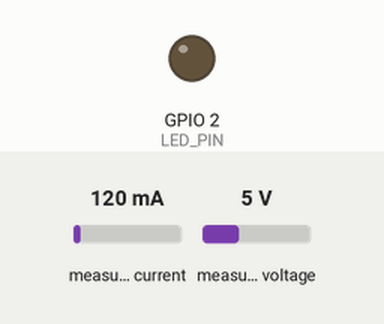
The sketch below on a simulated ESP32. Shown: output pins drawn as LEDs (lit = HIGH). The test bench sets the inputs (shaded band); at power-on: measured current 120 mA, measured voltage 5 V. WiFi joins after 1.5 s; servers stay silent unless stated; no MQTT or app messages arrive unless stated; what the sketch prints to the serial monitor is not drawn.

Above: at 0.2 s.
At 5.1 s:
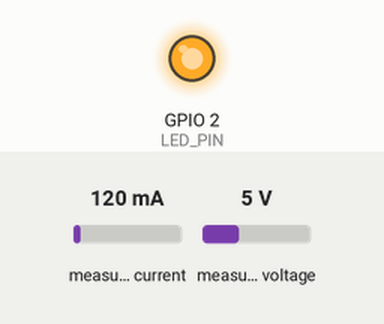
Timing chart, 0 to 6.6 s (numbered marks = the images above):
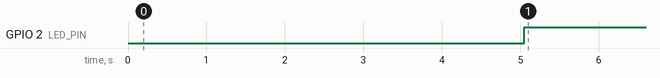

Measured:
- by itself, GPIO 2 (LED_PIN): LOW → HIGH at 5.1 s

The sketch:

pzemeter.ino
```cpp
// =====================================================================
// pzemeter.ino - Firmware ESP32 DevKit V1 + PZEM-004T v3/v4
// Fungsi : Baca 6 parameter listrik -> publish JSON ke MQTT
// Style  : Arduino IDE, prosedural, non-blocking (millis)
//
// LIBRARY YANG DIBUTUHKAN (install via Library Manager Arduino IDE):
//   - "PZEM004Tv30" by Jakub Mandula   (kompatibel v3 & v4 modbus)
//   - "PubSubClient" by Nick O'Leary   (MQTT)
//   - "ArduinoJson"  by Benoit Blanchon (v6.x)
//   - WiFi.h          (bawaan core ESP32)
//
// Board: "ESP32 Dev Module" (install ESP32 by Espressif Systems)
// =====================================================================

#include <WiFi.h>
#include <PubSubClient.h>
#include <ArduinoJson.h>
#include <PZEM004Tv30.h>
#include "config.h"

// ---------- Deklarasi Pin (UART2 hardware serial ESP32) ----------
#define PZEM_RX_PIN   16   // RX ESP32 <- TX PZEM
#define PZEM_TX_PIN   17   // TX ESP32 -> RX PZEM
#define LED_PIN        2   // LED onboard untuk indikator status

// ---------- Objek global ----------
// PZEM memakai Serial2 (UART2) ESP32
PZEM004Tv30 pzem(Serial2, PZEM_RX_PIN, PZEM_TX_PIN);

WiFiClient   espClient;
PubSubClient mqtt(espClient);

// ---------- Variabel waktu (non-blocking) ----------
unsigned long lastPublish    = 0;
unsigned long lastReconnect  = 0;
const unsigned long RECONNECT_INTERVAL_MS = 5000UL;

// =====================================================================
// SETUP
// =====================================================================
void setup() {
  Serial.begin(115200);
  delay(100);
  Serial.println();
  Serial.println("=== PZEMETER ESP32 BOOTING ===");

  pinMode(LED_PIN, OUTPUT);
  digitalWrite(LED_PIN, LOW);

  // UART2 untuk PZEM
  Serial2.begin(9600, SERIAL_8N1, PZEM_RX_PIN, PZEM_TX_PIN);

  connectWiFi();

  mqtt.setServer(MQTT_HOST, MQTT_PORT);
  mqtt.setBufferSize(512); // payload JSON bisa > default 256 byte
}

// =====================================================================
// LOOP
// =====================================================================
void loop() {
  // Jaga koneksi WiFi
  if (WiFi.status() != WL_CONNECTED) {
    connectWiFi();
  }

  // Jaga koneksi MQTT (non-blocking reconnect)
  if (!mqtt.connected()) {
    unsigned long now = millis();
    if (now - lastReconnect >= RECONNECT_INTERVAL_MS) {
      lastReconnect = now;
      connectMQTT();
    }
  } else {
    mqtt.loop();
  }

  // Publish data sesuai interval
  unsigned long now = millis();
  if (now - lastPublish >= PUBLISH_INTERVAL_MS) {
    lastPublish = now;
    readAndPublish();
  }
}

// =====================================================================
// WiFi
// =====================================================================
void connectWiFi() {
  if (WiFi.status() == WL_CONNECTED) return;

  Serial.print("WiFi: connecting to ");
  Serial.println(WIFI_SSID);

  WiFi.mode(WIFI_STA);
  WiFi.begin(WIFI_SSID, WIFI_PASSWORD);

  unsigned long start = millis();
  while (WiFi.status() != WL_CONNECTED && millis() - start < 15000UL) {
    delay(500);
    Serial.print(".");
  }

  if (WiFi.status() == WL_CONNECTED) {
    Serial.println();
    Serial.print("WiFi Connected. IP: ");
    Serial.println(WiFi.localIP());
  } else {
    Serial.println();
    Serial.println("WiFi FAILED (akan retry di loop)");
  }
}

// =====================================================================
// MQTT
// =====================================================================
void connectMQTT() {
  Serial.print("MQTT: connecting to ");
  Serial.print(MQTT_HOST);
  Serial.print(":");
  Serial.println(MQTT_PORT);

  bool ok;
  // LWT: broker akan kirim "offline" ke topic status bila device putus
  if (strlen(MQTT_USER) > 0) {
    ok = mqtt.connect(DEVICE_ID, MQTT_USER, MQTT_PASS,
                      MQTT_TOPIC_STATUS, 1, true, "offline");
  } else {
    ok = mqtt.connect(DEVICE_ID, NULL, NULL,
                      MQTT_TOPIC_STATUS, 1, true, "offline");
  }

  if (ok) {
    Serial.println("MQTT Connected");
    mqtt.publish(MQTT_TOPIC_STATUS, "online", true); // retained
    digitalWrite(LED_PIN, HIGH);
  } else {
    Serial.print("MQTT FAILED, rc=");
    Serial.println(mqtt.state());
    digitalWrite(LED_PIN, LOW);
  }
}

// =====================================================================
// Baca PZEM + Publish JSON
// =====================================================================
void readAndPublish() {
  float voltage   = pzem.voltage();
  float current   = pzem.current();
  float power     = pzem.power();
  float energy    = pzem.energy();
  float frequency = pzem.frequency();
  float pf        = pzem.pf();

  // PZEM gagal baca -> hasil NaN
  if (isnan(voltage) || isnan(current) || isnan(power) ||
      isnan(energy)  || isnan(frequency) || isnan(pf)) {
    Serial.println("PZEM: gagal baca sensor (NaN). Cek wiring TTL & beban.");
    return;
  }

  Serial.printf("V=%.1f A=%.3f W=%.1f kWh=%.3f Hz=%.1f PF=%.2f\n",
                voltage, current, power, energy, frequency, pf);

  // Susun JSON (ArduinoJson v6)
  StaticJsonDocument<256> doc;
  doc["device"]    = DEVICE_ID;
  doc["voltage"]   = voltage;
  doc["current"]   = current;
  doc["power"]     = power;
  doc["energy"]    = energy;
  doc["frequency"] = frequency;
  doc["pf"]        = pf;

  char payload[256];
  size_t n = serializeJson(doc, payload);

  if (mqtt.connected()) {
    if (mqtt.publish(MQTT_TOPIC_DATA, payload, n)) {
      Serial.print("MQTT Published -> ");
      Serial.println(MQTT_TOPIC_DATA);
    } else {
      Serial.println("MQTT publish GAGAL");
    }
  } else {
    Serial.println("MQTT belum connect, data dilewati");
  }
}
```

config.example.h
```cpp
// =====================================================================
// config.example.h - TEMPLATE konfigurasi.
// Salin file ini menjadi "config.h" lalu isi nilai aslinya.
//   (config.h asli di-ignore git agar kredensial tidak ter-commit)
// (Token Telegram TIDAK disimpan di sini - dikirim dari sisi backend)
// =====================================================================
#ifndef CONFIG_H
#define CONFIG_H

// ---------- WiFi ----------
#define WIFI_SSID       "GANTI_NAMA_WIFI"
#define WIFI_PASSWORD   "GANTI_PASSWORD_WIFI"

// ---------- MQTT Broker ----------
#define MQTT_HOST       "broker.avisha.id"
#define MQTT_PORT       1883
// Kosongkan ("") bila broker tidak butuh autentikasi
#define MQTT_USER       "GANTI_USER_MQTT"
#define MQTT_PASS       "GANTI_PASS_MQTT"

// ID unik perangkat. Dipakai sbg MQTT client id + label "device" di payload JSON.
#define DEVICE_ID       "pzemeter-01"

// PENTING: broker membatasi setiap user pada topic "username/#".
// Jadi SEMUA topic WAJIB diawali prefix username (mis. "barka/").
#define MQTT_TOPIC_DATA   "barka/monitor"
#define MQTT_TOPIC_STATUS "barka/status"

// ---------- Interval ----------
#define PUBLISH_INTERVAL_MS  5000UL

#endif // CONFIG_H
```
